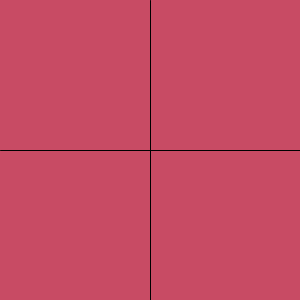
Frame 1 (no input)
Frame 60 (the mouse pressed at the canvas centre just before this capture): identical to frame 1, image omitted
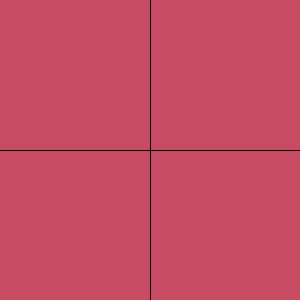
Frame 120 (the mouse held since frame 60 and released just before this capture)

The Processing sketch that drew these frames (run headless with seeded random() and noise(); from frame 60 on, the mouse is pressed at the canvas centre):

// Processing sketch: change_color
// ── change_color.pde
void setup(){
  size(300, 300);
}

void draw(){
  if (mouseX < width / 2 && mouseY < height / 2){
    background(200, 75, 100);
  }else if(mouseX > width / 2 && mouseY < height / 2){
    background(100, 200, 75);
  }else if(mouseX < width / 2 && mouseY > height / 2){
    background(75, 100, 200);
  }else if(mouseX > width / 2 && mouseY > height / 2){
    background(200, 180, 20);
  }
  line(width / 2, 0, width / 2, height);
  line(0, height / 2, width, height / 2);
}
